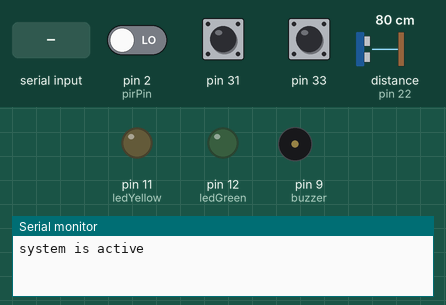
Recording of a sketch running on a simulated Arduino Mega 2560, built with avr-gcc and run on an emulated ATmega2560. Shown: output pins drawn as LEDs (lit = HIGH), buzzer (waves = sounding), the last lines printed to the serial monitor. Dashed ring = blinking. The test bench sets the inputs (shaded band); at power-on: pin 33 HIGH, pin 31 HIGH, pin 2 (pirPin) LOW, distance to the obstacle (sensor on pin 22) 80 cm. The echo pulse lasts 58.3 µs per cm; pins used as bus, display or sensor lines are not drawn.

Above: at 1.2 s.
1.3 s: "i" received over Serial
At 2.4 s:
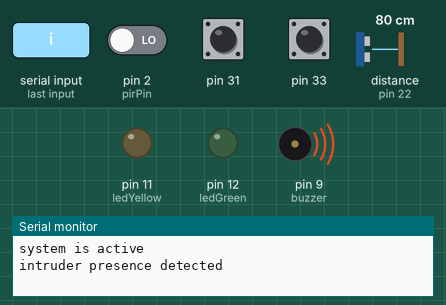
6.5 s: pin 33 pulled LOW for 1 s
At 8.4 s:
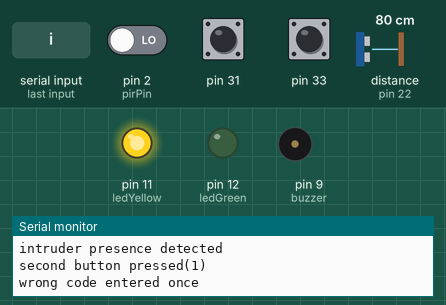
10.0 s: pin 31 pulled LOW for 3.2 s
14.7 s: "c" received over Serial
At 17.0 s:
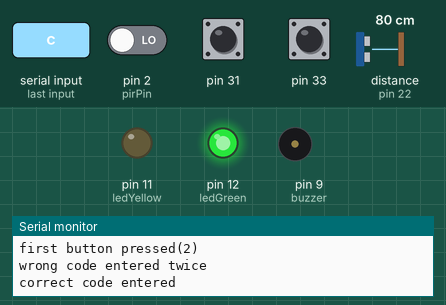
18.2 s: pin 2 (pirPin) driven HIGH
At 22.8 s:
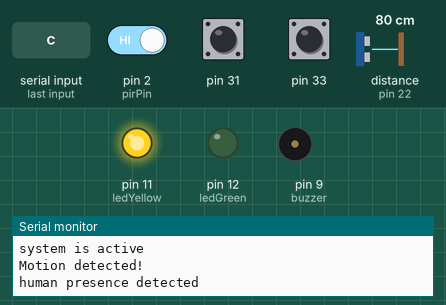
23.5 s: "g" received over Serial
At 24.5 s:
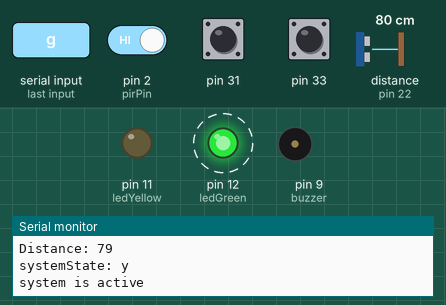
Timing chart, 0 to 28.0 s (numbered marks = the images above; inputs shaded):
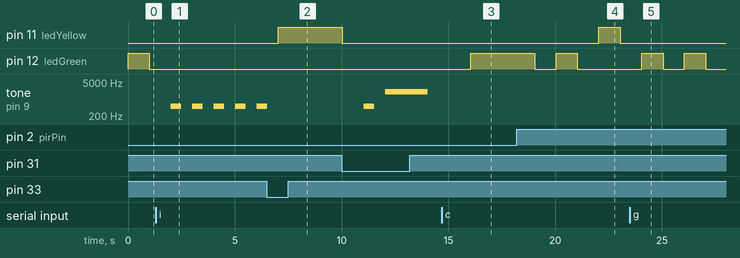

Measured:
- after the input at 1.3 s, pin 12 (ledGreen): stops changing and stays LOW; tone on pin 9 (buzzer): alternates 500 Hz for 0.50 s and silent for 0.51 s, starting after 0.70 s
- after the input at 6.5 s, pin 11 (ledYellow): LOW → HIGH after 0.53 s; tone on pin 9 (buzzer): goes on until 6.5 s, then stays silent
- after the input at 14.7 s, pin 12 (ledGreen): LOW → HIGH after 1.3 s; tone on pin 9 (buzzer): stays silent (without the input it goes to 2000 Hz after 1.3 s)
- after the input at 18.2 s, pin 11 (ledYellow): LOW → HIGH after 3.8 s, → LOW 1.0 s later; pin 12 (ledGreen): goes on until 21.0 s, then stays LOW
- after the input at 23.5 s, pin 11 (ledYellow): stops changing and stays LOW; pin 12 (ledGreen): alternates HIGH for 1.0 s and LOW for 1.0 s, starting after 0.55 s

The sketch:

is.ino
```cpp
#include <CapacitiveSensor.h>

// initialize pins for output
const int ledGreen = 12;
const int ledYellow = 11;
const int buzzer = 9; //buzzer to arduino pin 9

// ititialize pins for input
// PIR sensor
const int pirPin = 2;
int pirState = LOW;
int pirValue = 0;
// ultrasonic sensor
const int trigPin = 23;
const int echoPin = 22;
long duration;
int distance;
// keypad
long total_30_31;
long total_32_33;
const CapacitiveSensor   cs_30_31 = CapacitiveSensor(30, 31);
const CapacitiveSensor   cs_32_33 = CapacitiveSensor(32, 33);
bool firstKey = false;
bool firstAttemptFailed = false;

// initial system state
char systemState = 'g';

void setup() {
  // put your setup code here, to run once:
  Serial.begin(9600);      // open the serial port at 9600 bps:
  //  Serial.print("test");

  // initialize the digital pins for output.
  pinMode(ledGreen, OUTPUT);
  pinMode(ledYellow, OUTPUT);
  pinMode(buzzer, OUTPUT);
  pinMode(trigPin, OUTPUT); // Sets the trigPin as an Output for ultrasonic sensor

  // initialize the digital pins for input.
  pinMode(pirPin, INPUT);
  pinMode(echoPin, INPUT); //Sets the echoPin as an Input for ultrasonic sens

  //initialize the digital pins for keypad
  cs_30_31.set_CS_AutocaL_Millis(0xFFFFFFFF);
  cs_32_33.set_CS_AutocaL_Millis(0xFFFFFFFF);

}

void loop() {
  // put your main code here, to run repeatedly:
  if (Serial.available())
  {
    // to test output you can control the system using commands: check readme
    // if condition helps to prevent reading in the empty command
    char currentInput = Serial.read();
    if (currentInput == 'y') {
      systemState = 'y';
    }
    if (currentInput == 'g') {
      systemState = 'g';
    }
    if (currentInput == 'i') {
      systemState = 'i';
    }
    if (currentInput == 'c') {
      systemState = 'c';
    }
    if (currentInput == 'w') {
      systemState = 'w';
    }
    if (currentInput == '2') {
      systemState = '2';
    }
  }
  // act accordingly to the system state
  if (systemState == 'g')
  {
    systemActivated();
    pirRead();
  } else if (systemState == 'y')
  {
    humanPresenceDetected();
    ultrasonicRead();
  }
  else if (systemState == 'i')
  {
    intruderPresenceDetected();
    readCode();
  }
  else if (systemState == 'c')
  {
    correctCodeEntered();
  }
  else if (systemState == 'w')
  {
    wrongCodeEnteredOnce();
    readCode();
  }
  else if (systemState == '2')
  {
    wrongCodeEnteredTwice();
  }

}

// output functions

void systemActivated() {

  // to test 1 sec
  int timer = 1000;
  //  to run
  //  int timer = 20000;

  Serial.print("system is active\n");

  // indicate that the system is active with the green LED blinking
  digitalWrite(ledGreen, HIGH);
  delay(timer);
  digitalWrite(ledGreen, LOW);
  delay(timer);
}

void humanPresenceDetected() {

  int timer = 1000;

  Serial.print("human presence detected\n");

  // indicate that human presence was detected with the yellow LED blinking
  digitalWrite(ledYellow, HIGH);
  delay(timer);
  digitalWrite(ledYellow, LOW);
  delay(timer);
}

void intruderPresenceDetected() {

  int timer = 500;

  Serial.print("intruder presence detected\n");

  // indicate that intruder presence was detected with the yellow LED blinking
  tone(buzzer, timer);
  delay(timer);
  noTone(buzzer);
  delay(timer);

}

void correctCodeEntered() {

  int timer = 1000;

  Serial.print("correct code entered \n");

  // indicate that the code was entered correctly with the gree LED long blink
  digitalWrite(ledGreen, HIGH);
  delay(timer * 3);
  digitalWrite(ledGreen, LOW);
  delay(timer);

  // change system state to the system active
  systemState = 'g';
}

void wrongCodeEnteredOnce() {

  int timer = 1000;

  Serial.print("wrong code entered once \n");

  // TODO we probably want the buzzer to work at this point

  // indicate that the code was entered incorrectly with the yellow LED long blink
  digitalWrite(ledYellow, HIGH);
  delay(timer * 3);
  digitalWrite(ledYellow, LOW);
  delay(timer);

  // change system state to the system active
  systemState = 'i';
}

void wrongCodeEnteredTwice() {

  int timer = 2000;

  Serial.print("wrong code entered twice\n");

  // indicate that the code was twice entered incorrectly with the change of buzzer sound
  tone(buzzer, timer);
  delay(timer);
  noTone(buzzer);
  delay(timer);
}

// TODO sensor readings

void pirRead() {
  pirValue = digitalRead(pirPin);  // read input value
  if (pirValue == HIGH) {            // check if the input is HIGH

    if (pirState == LOW) {
      // we have just turned on
      Serial.println("Motion detected!\n");
      // We only want to print on the output change, not state
      pirState = HIGH;
      systemState = 'y';

    }
  } else {

    if (pirState == HIGH) {
      // we have just turned of
      Serial.println("Motion ended!\n");
      // We only want to print on the output change, not state
      pirState = LOW;
      systemState = 'g';

    }
  }
}

void ultrasonicRead() {

  // Clears the trigPin
  digitalWrite(trigPin, LOW);
  delayMicroseconds(2);
  // Sets the trigPin on HIGH state for 10 micro seconds
  digitalWrite(trigPin, HIGH);
  delayMicroseconds(10);
  digitalWrite(trigPin, LOW);
  // Reads the echoPin, returns the sound wave travel time in microseconds
  duration = pulseIn(echoPin, HIGH);
  // Calculating the distance
  distance = duration * 0.034 / 2;
  // Prints the distance on the Serial Monitor
  Serial.print("Distance: ");
  Serial.println(distance);

  if (distance > 200) {
    // system returns systemActivated state
    systemState = 'g';
  } else if (distance > 50) {
    // system goes to humanPresenceDetected state
    systemState = 'y';
  } else {
    // system goes to intruderPresenceDetected state
    systemState = 'i';
  }
  Serial.print("systemState: ");
  Serial.println(systemState);
}

void readCode() {

  // read sensor values for all active buttons
  total_30_31 =  cs_30_31.capacitiveSensor(30);
  total_32_33 =  cs_32_33.capacitiveSensor(30);

  // await first button
  if (!firstKey) {
    // [wrong] the second button was pressed, it is the first attempt
    if (total_32_33 > 1000 && !firstAttemptFailed) {
      Serial.println("second button pressed(1)");
      firstAttemptFailed = true;
      systemState = 'w';
    }else
    // [wrong] the second button was pressed, it is the second attempt
    if (total_32_33 > 1000 && firstAttemptFailed) {
      Serial.println("second button pressed(2)");
      firstAttemptFailed = false;
      systemState = '2';
    }else
    // the first button was pressed
    if (total_30_31 > 1000) {
      firstKey = true;
      Serial.println("first button pressed(c)");
    }
    // await second button
  } else {
    // [wrong] the first button was pressed, it is the first attempt
    if (total_30_31 > 1000 && !firstAttemptFailed) {
      Serial.println("first button pressed(1)");
      firstAttemptFailed = true;
      systemState = 'w';
    }else
    // [wrong] the first button was pressed, it is the second attempt
    if (total_30_31 > 1000 && firstAttemptFailed) {
      Serial.println("first button pressed(2)");
      systemState = '2';
      firstAttemptFailed = false;
    }else
    // the second button was pressed
    if (total_32_33 > 1000) {
      Serial.println("second button pressed(c)");
      systemState = 'c';
      firstKey = false;
      firstAttemptFailed = false;
    }
  }
}
```
